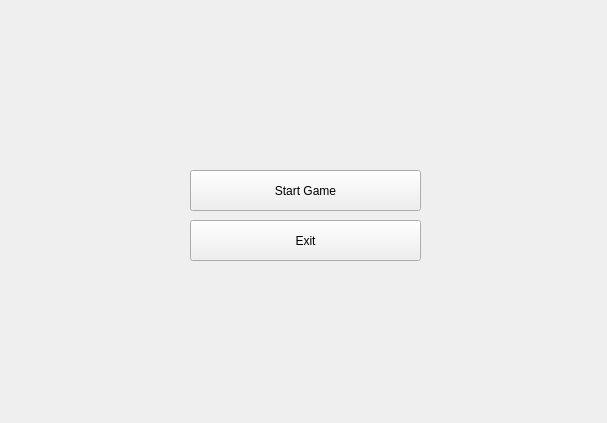
<?xml version="1.0" encoding="UTF-8"?>
<ui version="4.0">
 <class>snakeGame</class>
 <widget class="QWidget" name="snakeGame">
  <property name="geometry">
   <rect>
    <x>0</x>
    <y>0</y>
    <width>607</width>
    <height>423</height>
   </rect>
  </property>
  <property name="windowTitle">
   <string>snakeGame</string>
  </property>
  <widget class="QPushButton" name="startButton">
   <property name="geometry">
    <rect>
     <x>190</x>
     <y>170</y>
     <width>231</width>
     <height>41</height>
    </rect>
   </property>
   <property name="minimumSize">
    <size>
     <width>0</width>
     <height>17</height>
    </size>
   </property>
   <property name="styleSheet">
    <string notr="true">font: 800 20pt &quot;Rockwell Extra Bold&quot;;</string>
   </property>
   <property name="text">
    <string>Start Game</string>
   </property>
  </widget>
  <widget class="QPushButton" name="exitButton">
   <property name="geometry">
    <rect>
     <x>190</x>
     <y>220</y>
     <width>231</width>
     <height>41</height>
    </rect>
   </property>
   <property name="styleSheet">
    <string notr="true">font: 800 20pt &quot;Rockwell Extra Bold&quot;;</string>
   </property>
   <property name="text">
    <string>Exit</string>
   </property>
  </widget>
 </widget>
 <resources/>
 <connections/>
</ui>
